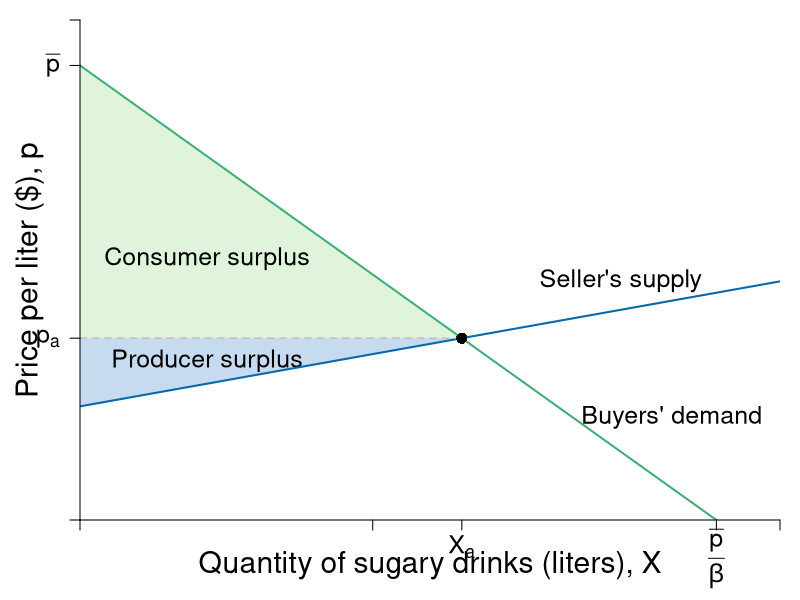

Source code (R):
require(shape)
library(tidyverse)
pdf(file = "firmmarketsupply/sugar_tax_efficiency_elastic1.pdf", width = 9, height = 7)

#Set parameters for graphics
axislabelsize <- 1.8
labelsize <- 1.5
namesize <- 1.8
annotatesize <- 1.5
graphlinewidth <- 2
segmentlinewidth <- 1.5

COL <- c("#7fc97f", "#beaed4", "#fdc086", "#ffff99", "#386cb0", "#f0027f", "#bf5b17", "#666666")
COLA <- c("#e0f3db", "#99d8c9","#66c2a4","#41ae76", "#238b45", "#005824")
COLB <- c("#c6dbef", "#4eb3d3", "#2b8cbe", "#0868ac","#084081")
COLC <- c("#fcfbfd", "#efedf5", "#dadaeb", "#bcbddc", "#9e9ac8", "#807dba", "#6a51a3", "#54278f", "#3f007d")

par(mar =  c(4, 4, 1, 1))

mrsA <- function(x, rmax = 20, xmax = 10) {
  rmax - (rmax/xmax)*x
}

uA <- function(x, y, rmax = 20, xmax = 10) {
  y + rmax*x - (1/2)(rmax/xmax)*x^2
}

Qs <- function(x, slope = 0.5, tax = 0){
  slope*x + 5 + tax
}

Qs_tax<- function(x, slope = 0.5, tax = 3.5){
  slope*x + 5 + tax
}

xlims <- c(0, 11)
ylims <- c(0, 22)

npts <- 501 
x <- seq(xlims[1], xlims[2], length.out = npts)
y <- seq(ylims[1], ylims[2], length.out = npts) 
a <- c(46.08, 55, 64)
b <- c(46.08, 55, 64)

#Equilibrium intersections
eq1 <- uniroot(function(x)  mrsA(x) - Qs(x)  , c(.01,10), tol=1e-8)   
eq2 <- uniroot(function(x)  mrsA(x) - Qs_tax(x)  , c(.01,10), tol=1e-8) 
xpre <- as.numeric(eq1[1])
xpost <- as.numeric(eq2[1])

plot(0, 0, xlim = xlims, ylim = ylims, type = "n",
     xlab = expression(paste("")),
     ylab = expression(paste("")), 
     xaxt = "n", 
     yaxt = "n", 
     cex.lab = axislabelsize, 
     bty = "n",
     xaxs = "i", 
     yaxs = "i")


ticksy <- c(0, NA,  Qs(xpre), NA, 20, ylims[2])
ylabels <- c(NA, NA, expression(paste(p[a])), NA, expression(paste(bar(p) )), NA)
ticksx <- c(0, xpost, xpre, 10, xlims[2])
xlabels <- c(NA, NA, expression(paste(X[a])), expression(paste(frac(bar(p), beta ) )), NA)


npts <- 500 
xx1 <- seq(xlims[1], xlims[2], length.out = npts)

# Tax Rev 
#xpoly1 <- c(0, xpost, xpost, 0)
#ypoly1 <- c(Qs(xpost), Qs(xpost), Qs_tax(xpost), Qs_tax(xpost))
#polygon(x = xpoly1, y = ypoly1, col = COL[3], density=NULL, border = NA)

# DWL of PS
#xpoly <- c(0, 0, xpre)
#ypoly <- c(Qs(xpost), Qs(xpre), Qs(xpre))
#polygon(x = xpoly, y = ypoly, col = COL[2], density=NULL, border = NA)


# DWL of CS
#xpoly2 <- c(xpost, xpre, xpost) 
#ypoly2 <- c(Qs(xpre), Qs(xpre), Qs_tax(xpost)) 
#polygon(x = xpoly2, y = ypoly2, col = COL[4], density=NULL, border = NA)

# CS 
xpoly3 <- c(0, 0, xpre)
ypoly3 <- c(Qs(xpre), mrsA(0), Qs(xpre))
polygon(x = xpoly3, y = ypoly3, col = COLA[1], density=NULL, border = NA)

# PS
xpoly4 <- c(0, 0, xpre, 0)
ypoly4 <- c(Qs(xpre), Qs(0), Qs(xpre), Qs(xpre))
polygon(x = xpoly4, y = ypoly4, col = COLB[1], density=NULL, border = NA)

text(2, 7, expression(paste("Producer surplus")), xpd = TRUE, cex = labelsize)
text(2, 11.5, expression(paste("Consumer surplus")), xpd = TRUE, cex = labelsize) 


#Lines for mrs graph
lines(xx1, mrsA(xx1), col = COLA[4], lwd = graphlinewidth)

lines(xx1, Qs(xx1), col = COLB[4], lwd = graphlinewidth)
#lines(xx1, Qs_tax(xx1), col = COLB[5], lwd = graphlinewidth)

# Prices
##Price with tax
#segments(0, Qs_tax(xpost), xpost, Qs_tax(xpost), lty = 2, col = "gray" , lwd = segmentlinewidth) 
##Price pre-tax
segments(0, Qs(xpre), xpre, Qs(xpre), lty = 2, col = "gray" , lwd = segmentlinewidth)

# Vert Seg from Q 
#segments(xpost, 0, xpost, Qs_tax(xpost), lty = 2, col = "gray" , lwd = segmentlinewidth)

#segments(xpre, 0, xpre, Qs(xpre), lty = 2, col = "gray" , lwd = segmentlinewidth)

# Horizontal to PS
#segments(0, Qs(xpost), xpost, Qs(xpost), lty = 2, col = "gray" , lwd = segmentlinewidth)

#Label axes
#mtext(expression(paste("Quantity of sugary drinks (liters), ", X)), side=1, line = 2.5, cex = axislabelsize)
text(0.5*xlims[2], -2, expression(paste("Quantity of sugary drinks (liters), ", X)), xpd = TRUE, cex = axislabelsize) 
text(-0.8, 0.5*ylims[2], expression(paste("Price per liter ($), ", p)), xpd = TRUE, cex = axislabelsize, srt = 90) 

#Label a
#points(xpost, Qs_tax(xpost), pch = 16, col = "black", cex = 1.5)
#text(xpost, Qs_tax(xpost) + 0.75, expression(b), cex = annotatesize)

#Label b
points(xpre, Qs(xpre), pch = 16, col = "black", cex = 1.5)
#text(xpre + 0.1, Qs(xpre) - 0.75, expression(a), cex = annotatesize)

#Label c
#points(xpost, Qs(xpost), pch = 16, col = "black", cex = 1.5)
#text(xpost + 0.2, Qs(xpost) - 0.3, expression(d), cex = annotatesize)

#Label d
#points(xpost, Qs(xpre) , pch = 16, col = "black", cex = 1.5)
#text(xpost + 0.2, Qs(xpre) + 0.3, expression(c), cex = annotatesize)

#segments(4.11765, 6.17647, 5.88, 8.88, lty = 1, col = COL[2] , lwd = graphlinewidth)
#text(8.5, 14, expression(paste("Supply with tax, ", tau)), cex = labelsize)
#text(8.5, 14, expression(paste(p(x) == (c + tau) + x)), cex = labelsize)
#text(8.5, 7.8, expression(paste("Pre-tax supply, ", p(x) == c + x)), cex = labelsize)
text(8.5, 10.5, expression(paste("Seller's supply")), cex = labelsize)

#Label mrs function
text(9.3, 4.5, expression(paste("Buyers' demand")), cex = labelsize)
#Arrows(6, 8.7, 6, 10.9, col = "black", lty = 1, lwd = 2, arr.type = "triangle", arr.lwd = 0.2, code = 3)
#text(6.6, 9.95, expression(paste("Tax" == tau)), cex = labelsize)

# Label CS
#text(1.2, 14, expression(paste("Consumer Surplus")))
axis(1, at = ticksx, pos = 0, labels = FALSE)
text(x = ticksx, par("usr")[3] - 0.4, labels = xlabels, srt = 0, pos = 1, xpd = TRUE, cex = labelsize)
axis(2, at = ticksy, pos = 0, labels = ylabels, las = 1, cex.axis = labelsize)


dev.off()
